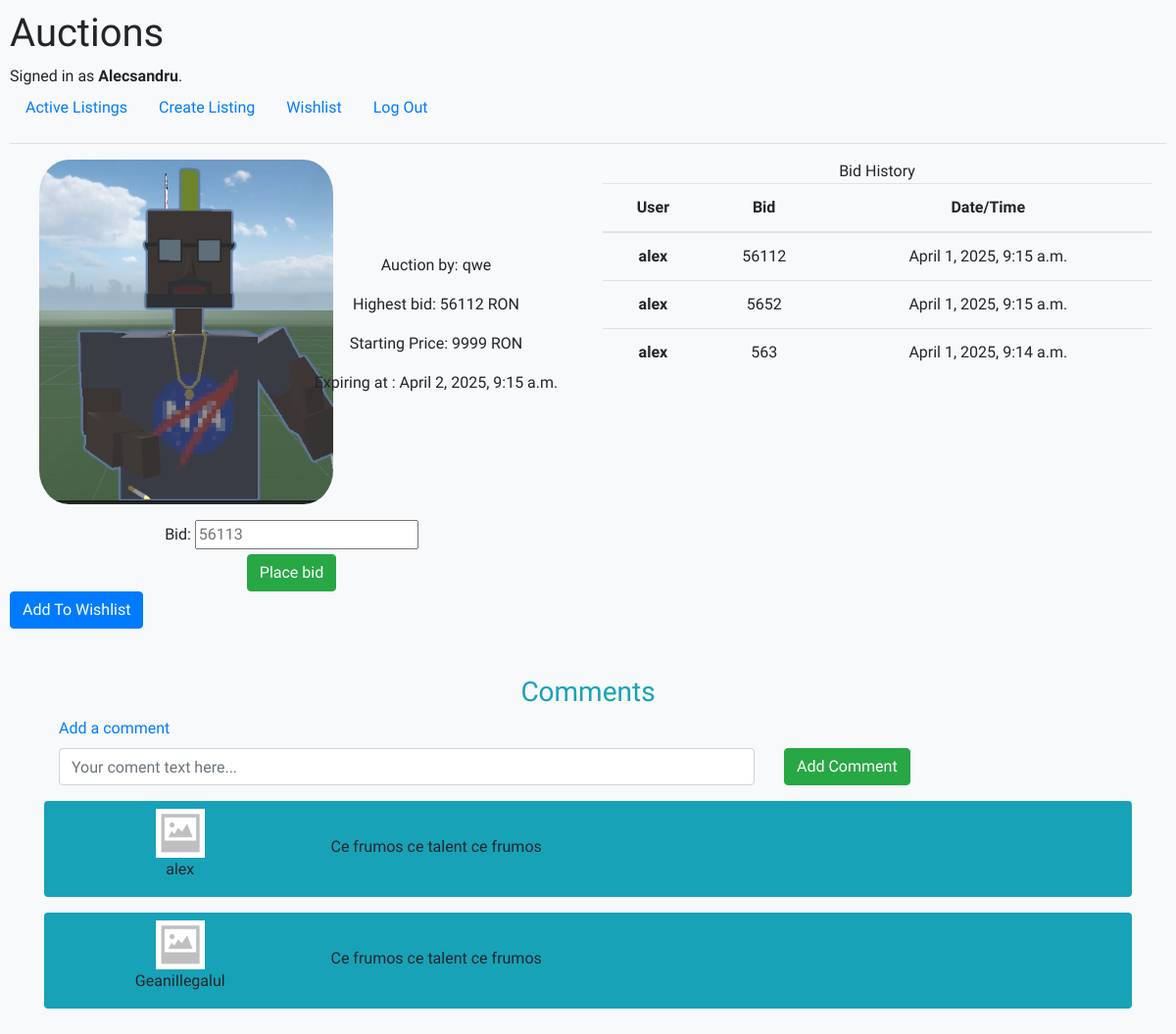
Screenshot of /see_auction/8 (signed in) with the database file from the repository.
### auctions/models.py (models this page shows, shortened)
class User(AbstractUser):
    pass

class Listing(models.Model):
    title = models.CharField(validators=[MinLengthValidator(5)], max_length=50, default="")
    user_posted = models.ForeignKey(User, on_delete=models.CASCADE)
    photo = models.ImageField(upload_to='auction_photo')
    startingPrice = models.IntegerField(validators=[MinValueValidator(0), MaxValueValidator(9999)])
    uploadDate = models.DateTimeField(auto_now_add = True)
    active = models.BooleanField(default= True)
    category = models.CharField(validators=[MinLengthValidator(1)], max_length=64)
    currentPrice = models.IntegerField(default=0)
    expire = models.DateTimeField(default=timezone.now() + timedelta(hours=24))
    def check_expired(self):
        if timezone.now() >= self.expire:
            self.active = False
            self.save()

class Bid(models.Model):
    listing = models.ForeignKey(Listing, on_delete=models.CASCADE)
    bid_price = models.IntegerField(validators=[MinValueValidator(0), MaxValueValidator(9999)])
    user_id = models.ForeignKey(User, on_delete=models.CASCADE)
    date = models.DateTimeField(auto_now_add = True)

class Comment(models.Model):
    user = models.ForeignKey(User, on_delete=models.CASCADE)
    comment = models.CharField(validators=[MinLengthValidator(5)], max_length=100)
    listing = models.ForeignKey(Listing, on_delete=models.CASCADE)

### auctions/views.py (the view, shortened to what this page needs)
# urls.py: path("see_auction/<int:auction_id>", views.see_auction, name="see_auction"),
@login_required(login_url="/login")
def see_auction(request, auction_id):
    check_for_expired()
    auction_data = Listing.objects.filter(pk=auction_id).all()
    bids_data = Bid.objects.filter(listing = auction_id)
    class BidForm(forms.Form):
        bid = forms.IntegerField(min_value= auction_data[0].currentPrice + 1, max_value= 99999, widget=forms.TextInput(attrs={'placeholder' : auction_data[0].currentPrice + 1}))
    bid_form = BidForm()
    bids_data = Bid.objects.filter(listing = auction_id).order_by('-bid_price')[:10]
    check_wishlist = Wishlist.objects.filter(user = request.user, listing = auction_data[0]).all()
    if len(check_wishlist) > 0:
        wishlist = True
    else:
        wishlist = False
    comments = Comment.objects.filter(listing = auction_data[0]).all()
    class CommentForm(forms.Form):
        text = forms.CharField(min_length=5, max_length=100, required=True, widget=forms.TextInput({'placeholder' : 'Your coment text here...', 'label' : 'Add a comment', 'class' : 'form-control'}))
    comment_form = CommentForm()
    return render(request , "auctions/see_auction.html", {
        'data' : auction_data[0], 'form' : bid_form, 'bids' : bids_data, 'wishlist' : wishlist, 'comments' : comments, 'comment_form' : comment_form
    })

### auctions/views.py
    class BidForm(forms.Form):
        bid = forms.IntegerField(min_value= auction_data[0].currentPrice + 1, max_value= 99999, widget=forms.TextInput(attrs={'placeholder' : auction_data[0].currentPrice + 1}))

    class CommentForm(forms.Form):
        text = forms.CharField(min_length=5, max_length=100, required=True, widget=forms.TextInput({'placeholder' : 'Your coment text here...', 'label' : 'Add a comment', 'class' : 'form-control'}))

### auctions/views.py (called while the page is built)
def check_for_expired():
    for listing in Listing.objects.filter(active = True):
        listing.check_expired()

### auctions/templates/auctions/see_auction.html (shortened to what this page needs)
{% extends "auctions/layout.html" %}
{% load static %}
{% block body %}
<div class="{% if not data.active %} bg-light.bg-gradient {% endif %}">
    <div class="container-fluid ">
        <div class="row">
        <div class="d-flex align-items-center col-6">
            <div class="col-6">
                <img src="{{data.photo.url}}" style="max-width: 300px; border-radius: 10%;">
            </div>
            <div class="col-6 text-center">
                <p>Auction by: {{data.user_posted}}</p>
                <p>Highest bid: {{data.currentPrice}} RON</p>
                <p>Starting Price: {{data.startingPrice}} RON</p>
                <p>Expiring at : {{data.expire}}</p>
            </div>
            </div>
            <div class="col-6 text-center">
                Bid History
                <table class="table">
                    <thead>
                        <tr>
                            <th scope="col">User</th>
                            <th scope="col">Bid</th>
                            <th scope="col">Date/Time</th>
                            </tr>
                    </thead>
                    <tbody>
                        {% for bid in bids %}
                        <tr>
                        <th scope="row">{{bid.user_id}}</th>
                        <td>{{bid.bid_price}}</td>
                        <td>{{bid.date}}</td>
                        </tr>
                        {% endfor %}
                    </tbody>
                </table>
                </div>
            </div>
        </div>
        <div class="row d-flex align-items-center text-center">
            {% if data.active == False %}
            <p class="alert alert-warning text-center col-6 m-2">Listing Expired. Won by : {{bids.0.user_id}}
            {% else %}
            {% if user.username|lower == data.user_posted|lower %}
                <p class="alert alert-warning text-center col-6 m-2">You cannot bid on your own listing.</p>
            {% else %}
            <form class="text-center text-capitalize mt-3 col-6" method="post">
                {{form}}
                <button type="submit" class="button btn-success btn">Place bid</button>
            </form>
            {% endif %}
            {% endif %}
        </div>
    </div>
    <form action="{% url 'add_wishlist' data.id %}" method="POST">
        <button type="submit" class="button btn btn-primary">{% if wishlist %} Remove From Wishlist {% else %} Add To Wishlist {% endif %}</button>
    </form>
<div class="container mt-5 row mx-auto">
        <div class="col-12">
    <p class="text-info text-center fw-bold h3">Comments</p>
</div>
    <div class="col-12 add-coment">
        <form>
            <div class="row align-items-center">
            <div class="form-group col-8">
            {% for field in comment_form %}
            <label for="Comment" class="form-label text-primary">Add a comment</label>
            {{field}}
            {% endfor %}
            </div>
            <div class="col-4 mt-3">
            <button class="button btn btn-success">Add Comment</button>
             </div>
        </form>
    </div>
    <div class="comment-section text-black fw-bold">
        {% for comment in comments %}
        <div class="row align-items-center comment rounded bg-info pt-2 mb-3">
        <div class="col-3 profile-pic text-center">
            <img src="{% static 'auctions/no_image.png'  %}" width="50px">
            <p class="text-wrap">{{comment.user}}</p>
        </div>
        <div class="col-9 text-left mt-1">
            <p>{{comment.comment}}</p>
        </div>
             </div>
         {% endfor %}
  </div>
</div>
{% endblock %}

### auctions/templates/auctions/layout.html (shortened to what this page needs)
{% load static %}
<!DOCTYPE html>
<html lang="en">
    <head>
        <link rel="stylesheet" href="https://stackpath.bootstrapcdn.com/bootstrap/4.4.1/css/bootstrap.min.css">
        <link href="{% static 'auctions/styles.css' %}" rel="stylesheet">
    </head>
    <body class="bg-light" style="font-family: 'Winky Sans', sans-serif;
    font-optical-sizing: auto;">
        <h1>Auctions</h1>
        <div>
            {% if user.is_authenticated %}
                Signed in as <strong>{{ user.username }}</strong>.
            {% else %}
                Not signed in.
            {% endif %}
        </div>
        <ul class="nav">
            <li class="nav-item">
                <a class="nav-link" href="{% url 'index' %}">Active Listings</a>
            </li>
            <li class="nav-item">
                <a class="nav-link" href="{% url 'create_listing' %}">Create Listing</a>
            </li>
            <li class="nav-item">
                <a class="nav-link" href="{% url 'wishlist' %}">Wishlist</a>
            </li>
            {% if user.is_authenticated %}
                <li class="nav-item">
                    <a class="nav-link" href="{% url 'logout' %}">Log Out</a>
                </li>
            {% endif %}
        </ul>
        <hr>
        {% block body %}
        {% endblock %}
    </body>
</html>

### auctions/static/auctions/styles.css (style rules this page uses)
body { padding: 10px; }

### rows the page displays
User: username "Alecsandru"
Listing: photo (picture), user_posted "qwe", currentPrice "56112", startingPrice "9999", expire "April 2, 2025, 9:15 a.m."
Bid: user_id "alex", bid_price "56112", date "April 1, 2025, 9:15 a.m."
Bid: user_id "alex", bid_price "5652", date "April 1, 2025, 9:15 a.m."
Bid: user_id "alex", bid_price "563", date "April 1, 2025, 9:14 a.m."
Comment: user "alex", comment "Ce frumos ce talent ce frumos"
Comment: user "GeaniIlegalul", comment "Ce frumos ce talent ce frumos"
